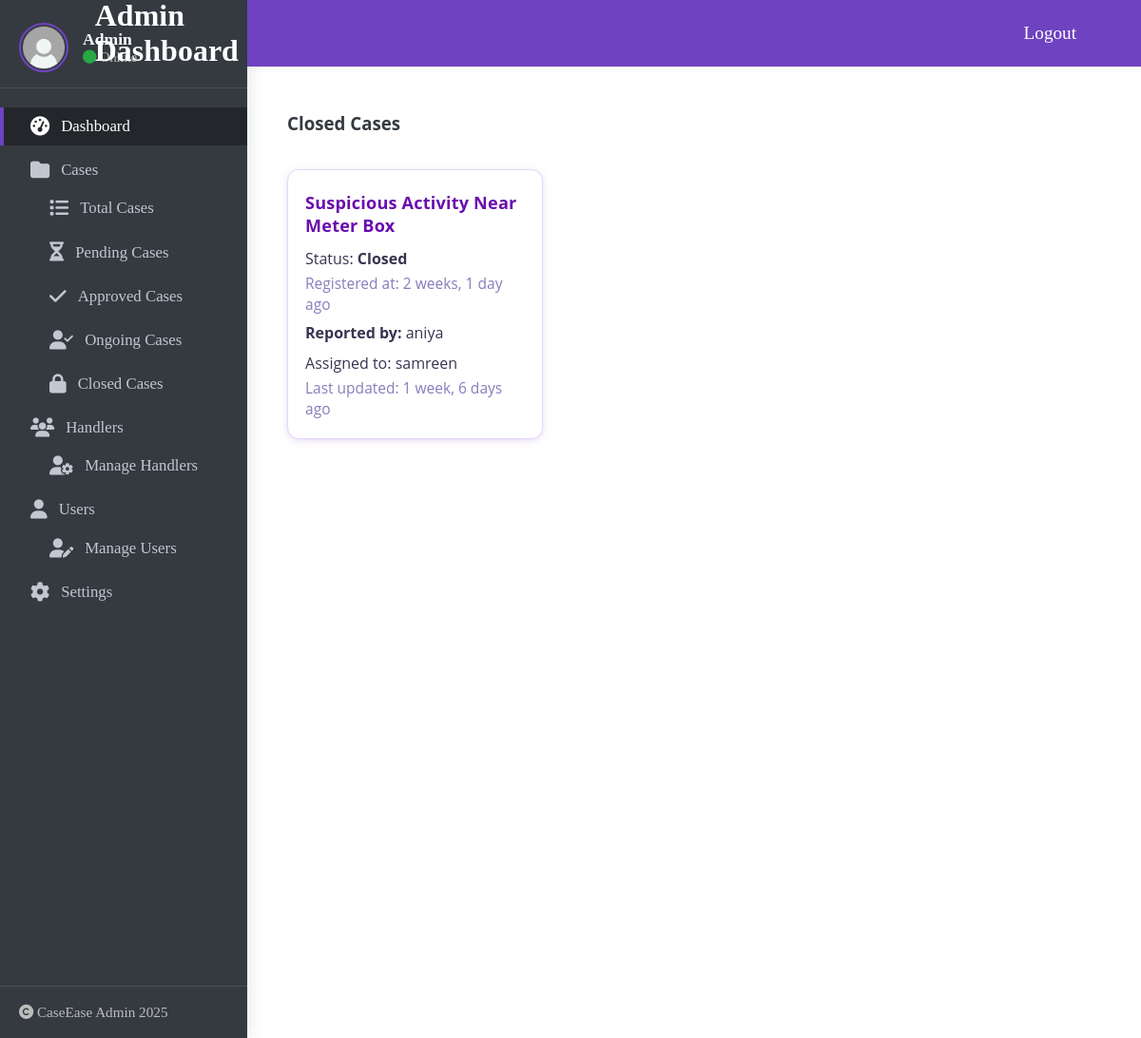
Page /accounts/cases/closed/ on the committed database.
### cases/models.py (models this page shows, shortened)
class Case(models.Model):
    STATUS_CHOICES = [
        ('Pending', 'Pending'),
        ('Approved', 'Approved'),
        ('In Progress', 'In Progress'),
        ('Waiting for Info', 'Waiting for Info'),
        ('Resolved', 'Resolved'),
        ('Closed', 'Closed'),
    ]
    status = FSMField(choices=STATUS_CHOICES, default='Pending')
    title = models.CharField(max_length=200)
    description = models.TextField()
    location = models.CharField(max_length=200, null=True, blank=True)
    incident_date = models.DateField(null=True, blank=True)
    uploaded_file = models.FileField(upload_to='case_files/', null=True, blank=True)
    is_anonymous = models.BooleanField(default=False)
    suspect_name = models.CharField(max_length=200, null=True, blank=True)
    witnesses = models.TextField(null=True, blank=True)
    progress_notes = models.TextField(null=True, blank=True)
    report_file = models.FileField(upload_to='reports/', null=True, blank=True)
    created_at = models.DateTimeField(auto_now_add=True)
    updated_at = models.DateTimeField(auto_now=True)
    created_by = models.ForeignKey(
        settings.AUTH_USER_MODEL,
        on_delete=models.CASCADE,
        related_name='cases_created'
    )
    assigned_to = models.ForeignKey(
        settings.AUTH_USER_MODEL,
        null=True,
        blank=True,
        on_delete=models.SET_NULL,
        related_name='cases_assigned',
        limit_choices_to={'groups__name': 'handler'}
    )
    history = HistoricalRecords()

### accounts/models.py (models this page shows, shortened)
class CustomUser(AbstractUser):
    role = models.CharField(max_length=10, choices=ROLE_CHOICES, default='user')
    profile_image = models.ImageField(upload_to='profile_images/', null=True, blank=True)
    phone_number = models.CharField(max_length=15, null=True, blank=True)

### accounts/views.py (the view)
# urls.py: path('cases/closed/', views.ClosedCasesView.as_view(), name='closed_cases'),
class ClosedCasesView(ListView):
    template_name = 'accounts/cases/closed_cases.html'
    context_object_name = 'cases'
    def get_queryset(self):
        return Case.objects.filter(status='Closed')

### accounts/templates/accounts/cases/closed_cases.html (shortened to what this page needs)
{% load static %}
{% load humanize %}
{% block content %}
<div class="dashboard-container">
  {% include 'accounts/admin_sidebar.html' %}
  <div class="main-section">
    <h3>Closed Cases</h3>
    <div class="cases-grid">
    {% for case in cases %}
      <div class="card">
        {% if case.pk %}
          <a href="{% url 'case_detail' case.pk %}">{{ case.title }}</a>
        {% else %}
          {{ case.title }}
        {% endif %}
        <p>Status: <strong>{{ case.status }}</strong></p>
        <small>Registered at: {{ case.created_at|naturaltime }}</small>
        {% if case.is_anonymous %}
          <p><strong>Reported by:</strong> Anonymous</p>
        {% else %}
          <p><strong>Reported by:</strong> {{ case.created_by.username }}</p>
        {% endif %}
        <p>Assigned to: {{ case.assigned_to.username|default:'Not Assigned' }}</p>
        <small>Last updated: {{ case.updated_at|naturaltime }}</small>
      </div>
    {% empty %}
      <p>No closed cases found.</p>
    {% endfor %}
    </div>
  </div>
</div>
{% endblock %}

### accounts/templates/accounts/cases/closed_cases.html (style rules this page uses)
.dashboard-container { display: flex; align-items: stretch; min-height: 100vh; margin: 0; width: 100vw; max-width: 100vw; box-sizing: border-box; height: 100vh; overflow: auto; }
.main-section { flex: 1; background: #fff; padding: 40px 44px 40px 44px; border-radius: 0 14px 14px 0; box-shadow: 0 2px 16px rgba(0,0,0,0.07); min-height: 100vh; min-width: 0; margin-top: 50px; margin-left: 250px; display: flex; flex-direction: column; justify-content: flex-start; font-family: 'Open Sans', sans-serif; font-size: 16px; color: #343a40; }
.cases-grid { display: grid; grid-template-columns: repeat(3, 1fr); gap: 28px; margin-top: 18px; margin-bottom: 18px; }
.card { background: #fff; border-left: 6px solid #6A0DAD; border-radius: 12px; box-shadow: 0 2px 12px 0 rgba(106,13,173,0.08), 0 1.5px 4px 0 rgba(106,13,173,0.07); padding: 22px 20px 18px 18px; display: flex; flex-direction: column; transition: box-shadow 0.2s, transform 0.2s; border: 1.5px solid #e4d6fa; overflow: hidden; min-width: 0; }
.card h4, .card a { margin: 0 0 6px 0; color: #6A0DAD; font-size: 1.13em; font-weight: 700; letter-spacing: 0.2px; text-decoration: none; transition: color 0.2s; word-break: break-word; }
.card p { margin: 6px 0 4px 0; color: #3a3350; font-size: 1em; }
.card small { color: #8a7bbd; font-size: 0.97em; display: block; margin-bottom: 2px; }

### rows in the picture
Case: title "Suspicious Activity Near Meter Box", status "Closed", created_at "2 weeks, 1 day ago", created_by.username "aniya", assigned_to.username "samreen", updated_at "1 week, 6 days ago"

### other values in the picture
{{ request.user.username|default:'Admin' }} "Admin"
